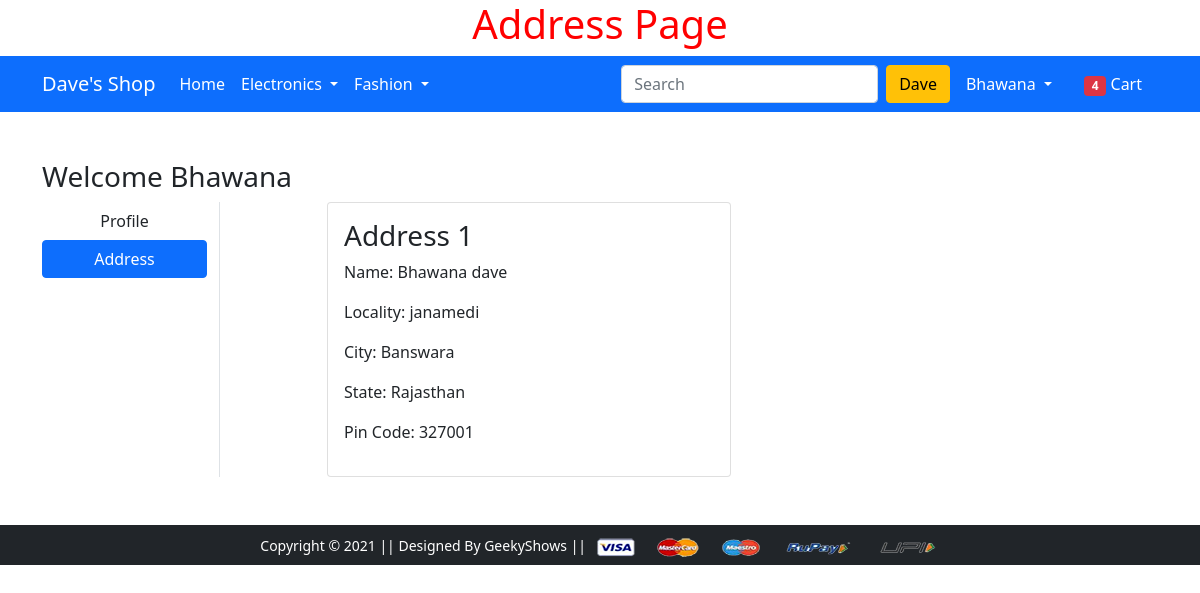
The app's page /address/ (signed in) with its own data.
### shop/models.py (models this page shows, shortened)
class Customer(models.Model):
    user = models.ForeignKey(User,on_delete=models.CASCADE)
    name = models.CharField(max_length=200)
    locality=models.CharField(max_length=200)
    city=models.CharField(max_length=200)
    zipcode = models.IntegerField()
    state=models.CharField(choices=STATE_CHOICES,max_length=200)

### shop/views.py (the view)
# urls.py: path('address/',views.address,name='address'),
@login_required
def address(request):
    add = Customer.objects.filter(user=request.user)
    return render(request,'shop/address.html',{'add':add,'active':'btn-primary'})

### shop/templates/shop/address.html (shortened to what this page needs)
{% extends "shop/base.html" %}
{% load static %}
 {% block main-content %}
<div class="container my-5">
 <div class="row">
 <h3>Welcome <span class="text-capitalize">{{request.user}}</span></h3>
  <div class="col-sm-2 border-end">
   <ul class="list-unstyled">
    <li class="d-grid"><a href="{% url 'profile' %}" class="btn
        ">Profile</a></li>
    <li class="d-grid"><a href="{% url 'address' %}" class="btn
        {{ active }}">Address</a></li>
   </ul>
  </div>
  <div class="col-sm-9 offset-sm-1">
   <div class="row">
    {% for ad in add %}
    <div class="col-sm-6">
     <div class="card">
      <div class="card-body">
       <h3>Address {{forloop.counter}}</h3>
       <p>Name: {{ad.name}}</p>
       <p>Locality: {{ad.locality}}</p>
       <p>City: {{ad.city}}</p>
       <p>State: {{ad.state}}</p>
       <p>Pin Code: {{ad.zipcode}}</p>
      </div>
     </div>
    </div>
    {% endfor %}
   </div>
  </div>
 </div>
</div>
{% endblock main-content %}

### shop/templates/shop/base.html (shortened to what this page needs)
<!DOCTYPE html>
{% load static %}
<html lang="en">
<head>
    <link href="https://cdn.jsdelivr.net/npm/bootstrap@5.0.0-beta1/dist/css/bootstrap.min.css" rel="stylesheet">
    <link rel="stylesheet" href="{% static 'shop/css/owl.carousel.min.css' %}">
    <link rel="stylesheet" href="{% static 'shop/css/all.min.css' %}">
    <link rel="stylesheet" href="{% static 'shop/css/style.css' %}">
</head>
<body>
     <h1 style="text-align:center; color:red;">
    </h1>
    <nav class="navbar navbar-expand-lg navbar-dark bg-primary">
     <div class="container">
       <a class="navbar-brand" href="/">Dave's Shop</a>
       <div class="collapse navbar-collapse" id="navbarSupportedContent">
         <ul class="navbar-nav me-auto mb-2 mb-lg-0">
           <li class="nav-item">
             <a class="nav-link active" aria-current="page" href="/">Home</a>
           </li>
           <li class="nav-item dropdown">
             <a class="nav-link dropdown-toggle text-white" href="#" id="electronicsDropdown" role="button" data-bs-toggle="dropdown" aria-expanded="false">
               Electronics
             </a>
           </li>
           <li class="nav-item dropdown">
             <a class="nav-link dropdown-toggle text-white" href="#" id="fashionDropdown" role="button" data-bs-toggle="dropdown" aria-expanded="false">
               Fashion
             </a>
           </li>
         </ul>
         <form class="d-flex">
           <input class="form-control me-2" type="search" placeholder="Search" aria-label="Search">
           <button class="btn btn-warning" type="submit">Dave</button>
         </form>
         <div>
          <ul class="navbar-nav me-auto mb-2 mb-lg-0">
           {% if request.user.is_authenticated %}
           <li class="nav-item dropdown mx-2">
              <a class="nav-link dropdown-toggle text-white" href="#" id="profileDropdown" role="button" data-bs-toggle="dropdown" aria-expanded="false">
               {{request.user.username|capfirst}}
              </a>
            </li>
            <li class="nav-item mx-2">
             <a href="{% url 'showcart' %}" class="nav-link text-white"><span class="badge bg-danger">4</span> Cart </a>
            </li>
            {% endif %}
          </ul>
         </div>
       </div>
     </div>
    </nav>
    {% block main-content %} {% endblock main-content %}
    <footer class="container-fluid bg-dark text-center p-2 mt-5">
        <small class="text-white">Copyright &copy; 2021 || Designed By GeekyShows || </small>
        <img src="{% static 'shop/images/payment.png' %}" alt="" srcset="" class="img-fluid" height="2px">
    </footer>
</body>
</html>

### records on screen
Customer: name "Bhawana dave", locality "janamedi", city "Banswara", state "Rajasthan", zipcode "327001"

### other values on screen
{{ request.user.username|capfirst }} "Bhawana"
{{ request.user }} "Bhawana"
